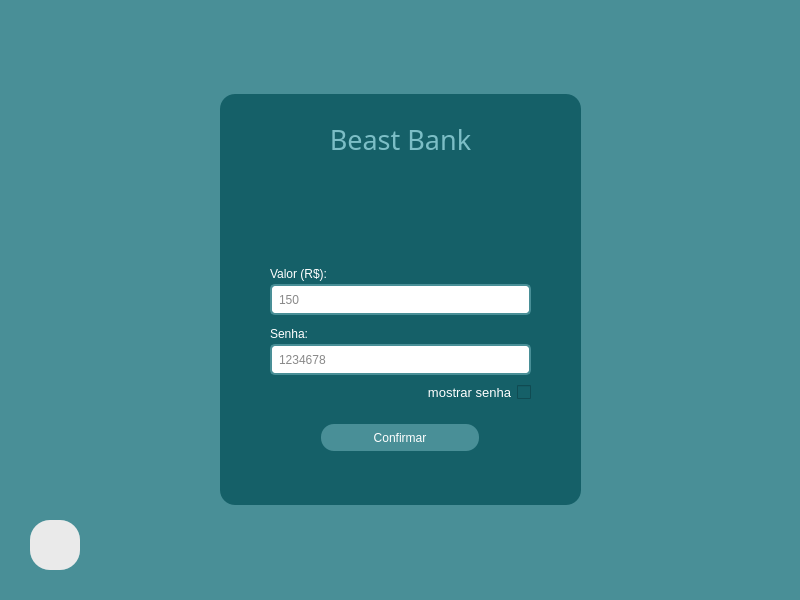
<?xml version="1.0" encoding="UTF-8"?>
<ui version="4.0">
 <class>MainWindow</class>
 <widget class="QMainWindow" name="MainWindow">
  <property name="geometry">
   <rect>
    <x>0</x>
    <y>0</y>
    <width>800</width>
    <height>600</height>
   </rect>
  </property>
  <property name="windowTitle">
   <string>Operação bancária</string>
  </property>
  <property name="styleSheet">
   <string notr="true">background-color: #498f97;</string>
  </property>
  <widget class="QWidget" name="centralwidget">
   <widget class="QFrame" name="frame">
    <property name="geometry">
     <rect>
      <x>220</x>
      <y>94</y>
      <width>361</width>
      <height>411</height>
     </rect>
    </property>
    <property name="styleSheet">
     <string notr="true">background-color: #156068;
border-radius: 15px;
</string>
    </property>
    <property name="frameShape">
     <enum>QFrame::StyledPanel</enum>
    </property>
    <property name="frameShadow">
     <enum>QFrame::Raised</enum>
    </property>
    <widget class="QLineEdit" name="valor">
     <property name="geometry">
      <rect>
       <x>50</x>
       <y>190</y>
       <width>261</width>
       <height>31</height>
      </rect>
     </property>
     <property name="styleSheet">
      <string notr="true">QLineEdit{
	background-color: #fff;
	color: #111;
	padding-left: 5px;
	border-radius: 5px;
	border: 2px solid #498f97;
}

QLineEdit:focus{
	border: 2px ridge rgb(3, 151, 136)
}</string>
     </property>
     <property name="placeholderText">
      <string>150</string>
     </property>
    </widget>
    <widget class="QPushButton" name="btn_confirma">
     <property name="geometry">
      <rect>
       <x>101</x>
       <y>330</y>
       <width>158</width>
       <height>27</height>
      </rect>
     </property>
     <property name="cursor">
      <cursorShape>PointingHandCursor</cursorShape>
     </property>
     <property name="styleSheet">
      <string notr="true">QPushButton {

	background-color: #498f97;
	border-radius: 13px;
	color: #fff
}

QPushButton:hover{
	background-color: rgb(86, 159, 168);

}</string>
     </property>
     <property name="text">
      <string>Confirmar</string>
     </property>
    </widget>
    <widget class="QLabel" name="label_2">
     <property name="geometry">
      <rect>
       <x>110</x>
       <y>30</y>
       <width>141</width>
       <height>31</height>
      </rect>
     </property>
     <property name="font">
      <font>
       <family>Sawasdee</family>
       <pointsize>20</pointsize>
      </font>
     </property>
     <property name="styleSheet">
      <string notr="true">color: #7cbec6;</string>
     </property>
     <property name="text">
      <string>Beast Bank</string>
     </property>
     <property name="alignment">
      <set>Qt::AlignCenter</set>
     </property>
    </widget>
    <widget class="QLabel" name="label">
     <property name="geometry">
      <rect>
       <x>50</x>
       <y>170</y>
       <width>81</width>
       <height>19</height>
      </rect>
     </property>
     <property name="styleSheet">
      <string notr="true">color:#fff;</string>
     </property>
     <property name="text">
      <string>Valor (R$):</string>
     </property>
    </widget>
    <widget class="QLabel" name="operacao">
     <property name="geometry">
      <rect>
       <x>80</x>
       <y>80</y>
       <width>201</width>
       <height>51</height>
      </rect>
     </property>
     <property name="font">
      <font>
       <pointsize>20</pointsize>
      </font>
     </property>
     <property name="styleSheet">
      <string notr="true">color: #fff;</string>
     </property>
     <property name="text">
      <string/>
     </property>
     <property name="alignment">
      <set>Qt::AlignCenter</set>
     </property>
    </widget>
    <widget class="QLineEdit" name="senha">
     <property name="geometry">
      <rect>
       <x>50</x>
       <y>250</y>
       <width>261</width>
       <height>31</height>
      </rect>
     </property>
     <property name="styleSheet">
      <string notr="true">QLineEdit{
	background-color: #fff;
	color: #111;
	padding-left: 5px;
	border-radius: 5px;
	border: 2px solid #498f97;
}

QLineEdit:focus{
	border: 2px ridge rgb(3, 151, 136)
}</string>
     </property>
     <property name="text">
      <string/>
     </property>
     <property name="echoMode">
      <enum>QLineEdit::Password</enum>
     </property>
     <property name="placeholderText">
      <string>1234678</string>
     </property>
    </widget>
    <widget class="QLabel" name="label_5">
     <property name="geometry">
      <rect>
       <x>50</x>
       <y>230</y>
       <width>81</width>
       <height>19</height>
      </rect>
     </property>
     <property name="styleSheet">
      <string notr="true">color:#fff;</string>
     </property>
     <property name="text">
      <string>Senha:</string>
     </property>
    </widget>
    <widget class="QCheckBox" name="checkBox">
     <property name="geometry">
      <rect>
       <x>180</x>
       <y>290</y>
       <width>131</width>
       <height>16</height>
      </rect>
     </property>
     <property name="font">
      <font>
       <pointsize>10</pointsize>
      </font>
     </property>
     <property name="layoutDirection">
      <enum>Qt::RightToLeft</enum>
     </property>
     <property name="autoFillBackground">
      <bool>false</bool>
     </property>
     <property name="styleSheet">
      <string notr="true">color: #fff;</string>
     </property>
     <property name="text">
      <string>mostrar senha</string>
     </property>
    </widget>
   </widget>
   <widget class="QPushButton" name="voltar">
    <property name="geometry">
     <rect>
      <x>30</x>
      <y>520</y>
      <width>50</width>
      <height>50</height>
     </rect>
    </property>
    <property name="cursor">
     <cursorShape>PointingHandCursor</cursorShape>
    </property>
    <property name="styleSheet">
     <string notr="true">background-color: rgba(200, 200, 200, 51);
border-radius: 20px;</string>
    </property>
    <property name="text">
     <string/>
    </property>
   </widget>
   <widget class="QLabel" name="img">
    <property name="geometry">
     <rect>
      <x>30</x>
      <y>520</y>
      <width>50</width>
      <height>50</height>
     </rect>
    </property>
    <property name="cursor">
     <cursorShape>PointingHandCursor</cursorShape>
    </property>
    <property name="styleSheet">
     <string notr="true">background-color: rgb(243, 243, 243);
border-radius: 20px;</string>
    </property>
    <property name="text">
     <string/>
    </property>
    <property name="alignment">
     <set>Qt::AlignCenter</set>
    </property>
   </widget>
   <zorder>img</zorder>
   <zorder>frame</zorder>
   <zorder>voltar</zorder>
  </widget>
  <widget class="QStatusBar" name="statusbar"/>
 </widget>
 <resources/>
 <connections/>
</ui>
